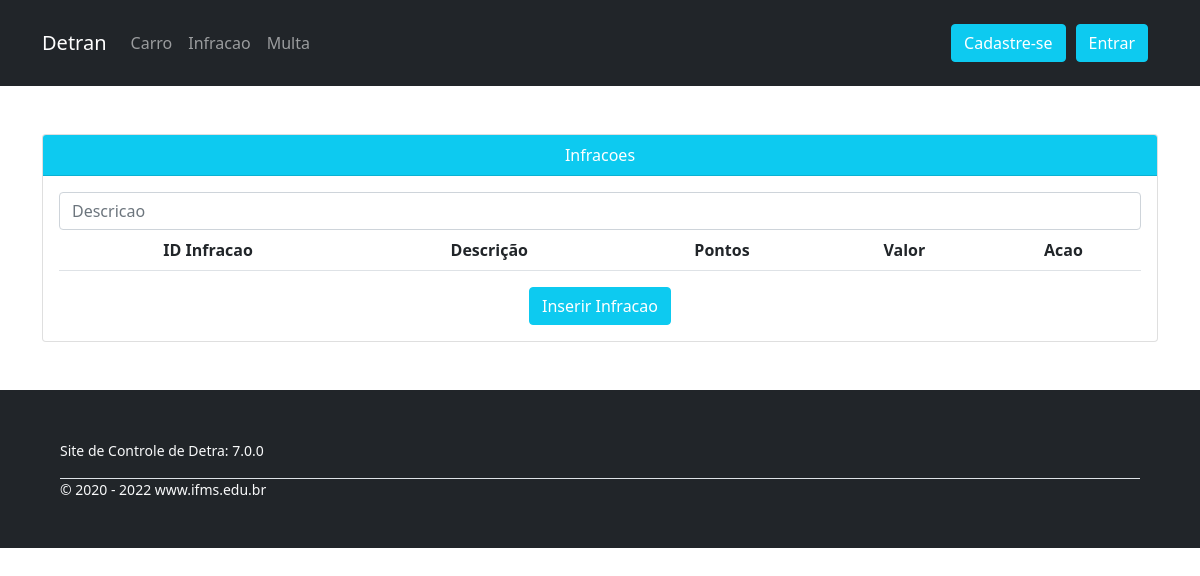
The page /infracoes/ on the database as committed earlier.
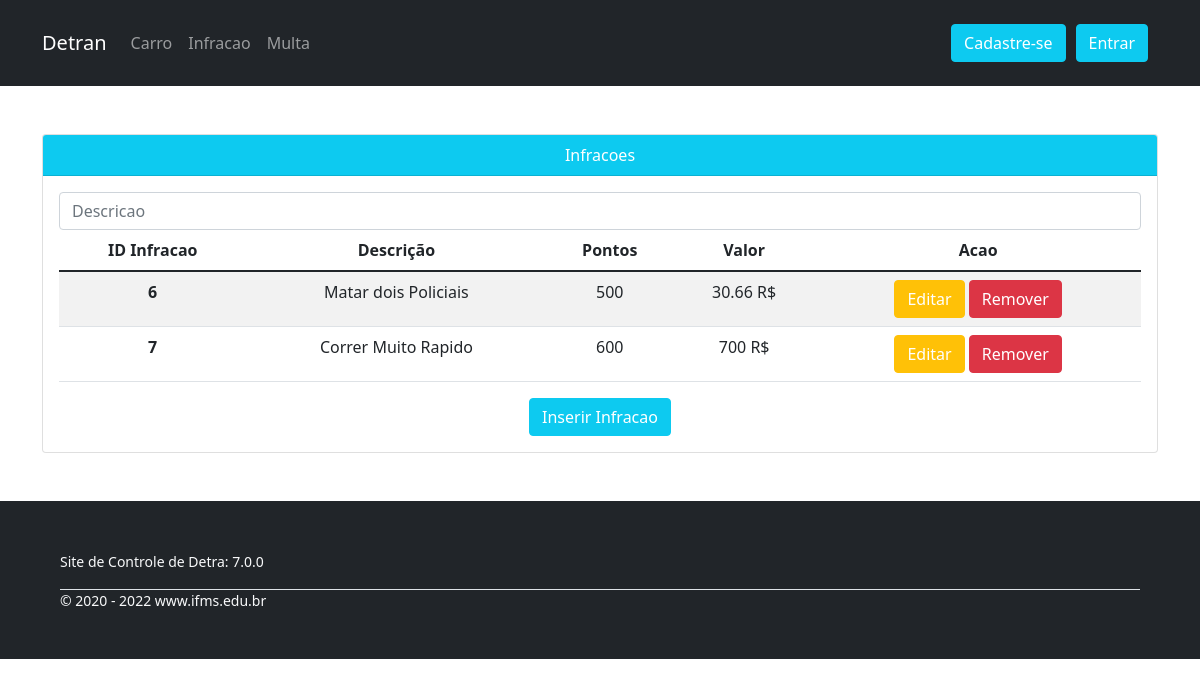
The same page on the database as committed later.
### tables this page shows
CREATE TABLE `tb_infracao` (
  `idtb_infracao` int(10) UNSIGNED NOT NULL,
  `descricao` varchar(200) NOT NULL,
  `pontos` int(11) NOT NULL,
  `valor` double NOT NULL
);

### app/Controllers/Infracoes.php (called while the page is built, shortened)
<?php
class Infracoes extends Controller
{
    private $infracaoServer;
    public function __construct()
    {
        $this->infracaoServer = $this->server('Infracao');
    }
    public function index()
    {
        $dados = $this->infracaoServer->getAllInfracoes();
        $this->view('paginas/viewInfracao', $dados);
    }
}

### app/Libraries/Rota.php (called while the page is built, shortened)
<?php
    class Rota{
        private $metodo = 'index';
        public function __construct(){
            $url = $this->url();
            unset($url[0]);
            $this->controlador = new $this->controlador;
            $this->parametros = $url ? array_values($url) : [];
            call_user_func_array([$this->controlador, $this->metodo], $this->parametros);
        }
        private function url(){
            $url = filter_input(INPUT_GET, 'url', FILTER_SANITIZE_URL);
            if(isset($url)):
                $url = trim(rtrim($url, '/'));
                $url = explode('/', $url);
                return $url;
            endif;
        }
    }
?>

### app/Libraries/Database.php (called while the page is built, shortened)
<?php
    class Database{
        private $host = 'localhost';
        private $user = 'root';
        private $senha = '';
        private $base = 'detran';
        private $porta = '3306';
        private $dbh;
        private $stmt;
        public function __construct(){
            $dsn = "mysql:host=".$this->host.";port=".$this->porta.";dbname=".$this->base;
            $opcoes = [
                PDO::ATTR_PERSISTENT => true,
                PDO::ATTR_ERRMODE => PDO::ERRMODE_EXCEPTION
            ];
            try {
                $this->dbh = new PDO($dsn, $this->user, $this->senha, $opcoes);
            } catch (PDOException $e) {
                print "Error!: " . $e->getMessage() . "<br/>";
                die();
            }
        }
        public function query($sql){
            $this->stmt = $this->dbh->prepare($sql);
        }
        public function executar(){
            return $this->stmt->execute();
        }
        public function resultados(){
            $this->executar();
            return $this->stmt->fetchALL(PDO::FETCH_OBJ);
        }
    }
?>

### app/Servers/serverInfracao.php (called while the page is built, shortened)
<?php
class serverInfracao extends Controller
{
    private $db;
    public function __construct()
    {
        $this->db = new Database();
    }
    public function getAllInfracoes()
    {
        $this->db->query("SELECT * FROM `tb_infracao`");
        return $this->db->resultados();
    }
}

### app/Views/paginas/viewInfracao.php (the view, shortened to what this page needs)
<div class="container py-5 text-center">
    <div class="card">
        <div class="card-header bg-info text-white">
            Infracoes
        </div>
        <div class="card-body">
            <form action="<?= URL ?>/infracoes/search" class="form-inline my-2 my-md-0" method="POST">
                <input name="descricao" class="form-control" placeholder="Descricao">
            </form>
            <table class="table table-striped">
                <thead>
                    <tr>
                        <th scope="col">ID Infracao</th>
                        <th scope="col">Descrição</th>
                        <th scope="col">Pontos</th>
                        <th scope="col">Valor</th>
                        <th scope="col">Acao</th>
                    </tr>
                </thead>
                <tbody>
                    <?php foreach ($dados as $infracao) : ?>
                        <tr>
                            <th scope="row"><?= $infracao->idtb_infracao ?></th>
                            <td><?= $infracao->descricao ?></td>
                            <td><?= $infracao->pontos ?></td>
                            <td><?= $infracao->valor." R$" ?></td>
                            <td>
                                <a class="btn btn-warning text-white" href="<?= URL ?>/infracoes/edit/<?= $infracao->idtb_infracao ?>">Editar</a>
                                <a class="btn btn-danger" href="<?= URL ?>/infracoes/remove/<?= $infracao->idtb_infracao ?>">Remover</a>
                            </td>
                        </tr>
                    <?php endforeach ?>
                </tbody>
            </table>
            <a class="btn btn-info btn-block text-white" href="<?= URL ?>/infracoes/insert">Inserir Infracao</a>
        </div>
    </div>
</div>

### public/index.php (shortened to what this page needs)
<!DOCTYPE html>
<html lang="pt-br">
<head>
    <?php include(PUBLICO.'\css\bootstrapCss.php'); ?>
    <link href="../public/css/container.css" rel="stylesheet">
</head>
<body>
    <?php
        include(APP.'\Views\cabecalho.php');
        $rotas = new Rota();
        include(APP.'\Views\rodape.php');
    ?>
</body>
</html>

### public/css/bootstrapCss.php
<link href="https://cdn.jsdelivr.net/npm/bootstrap@5.1.3/dist/css/bootstrap.min.css" rel="stylesheet">

### app/Views/cabecalho.php (shortened to what this page needs)
<header class="bg-dark" id="topo">
    <div class="container">
        <nav class="navbar navbar-expand-sm navbar-dark">
            <a class="navbar-brand" href="<?= URL ?>">Detran</a>
            <div class="collapse navbar-collapse" id="navbarSupportedContent">
                <ul class="navbar-nav mr-auto">
                    <li class="nav-item">
                        <a class="nav-link" href="<?=URL?>/carros/" data-tooltip="tooltip" title="Carro">Carro</a>
                    </li>
                    <li class="nav-item">
                        <a class="nav-link" href="<?=URL?>/infracoes/" data-tooltip="tooltip" title="Infracao">Infracao</a>
                    </li>
                    <li class="nav-item">
                        <a class="nav-link" href="<?=URL?>/multas/" data-tooltip="tooltip" title="Multa">Multa</a>
                    </li>
                </ul>
                <?php if(isset($_SESSION['usuario_id'])):?>
                    <span class="navbar-text" id="login">
                        <p>Olá, <?=$_SESSION['usuario_nome']?></p>
                        <a class="btn btn-sm btn-danger" href="<?= URL ?>/Usuarios/sair" data-tooltip="tooltip" title="Sair do sistema">Sair</a>
                    </span>
                <?php else: ?>
                <span class="navbar-text" id = "cadastrar">
                    <a class="btn btn-info" href="<?= URL ?>/Usuarios/cadastrar" data-tooltip="tooltip" title="Não tem uma conta? Cadastre-se">Cadastre-se</a>
                    <a class="btn btn-info" href="<?= URL ?>/Usuarios/login" data-tooltip="tooltip" title="Tem uma conta? Faça login">Entrar</a>
                </span>
                <?php endif;?>
            </div>
        </nav>
    </div>
</header>

### app/Libraries/Controller.php (shortened to what this page needs)
<?php
    class Controller{
        public function model($model){
            return new $model;
        }
        public function server($server){
            $server = 'server'.$server;
            return new $server;
        }
        public function view($view, $dados=[]){
            $arquivo = '../app/Views/'.$view.'.php';
            if(file_exists($arquivo)):
                require_once $arquivo;
            else:
                die("O arquivo de view não existe!!!");
            endif;
        }
    }
?>

### app/Views/rodape.php (shortened to what this page needs)
<footer class="bg-dark p-5 text-light" id="rodape">
    <div class="container">
        <small>
            Site de Controle de Detra: <?= APP_VERSAO ?>
            <div class="border-top mt-3">
                &COPY; 2020 - <?= date('Y') ?> www.ifms.edu.br
            </div>
        </small>
    </div>
</footer>

### public/css/container.css (style rules this page uses)
body { margin: 0; width: 100%; }

### app/Views/cabecalho.php (style rules this page uses)
#login, #cadastrar { display: flex; position: absolute; right: 0; }
#cadastrar a { margin-right: 10px; height: 100%; }
#topo { padding: 15px; }

### app/Views/rodape.php (style rules this page uses)
#rodape { position: absolute; width: 100%; }

Rows that differ between the two databases and show on the page:
added tb_infracao: idtb_infracao "6", descricao "Matar dois Policiais", pontos "500", valor "30.66"
added tb_infracao: idtb_infracao "7", descricao "Correr Muito Rapido", pontos "600", valor "700"
